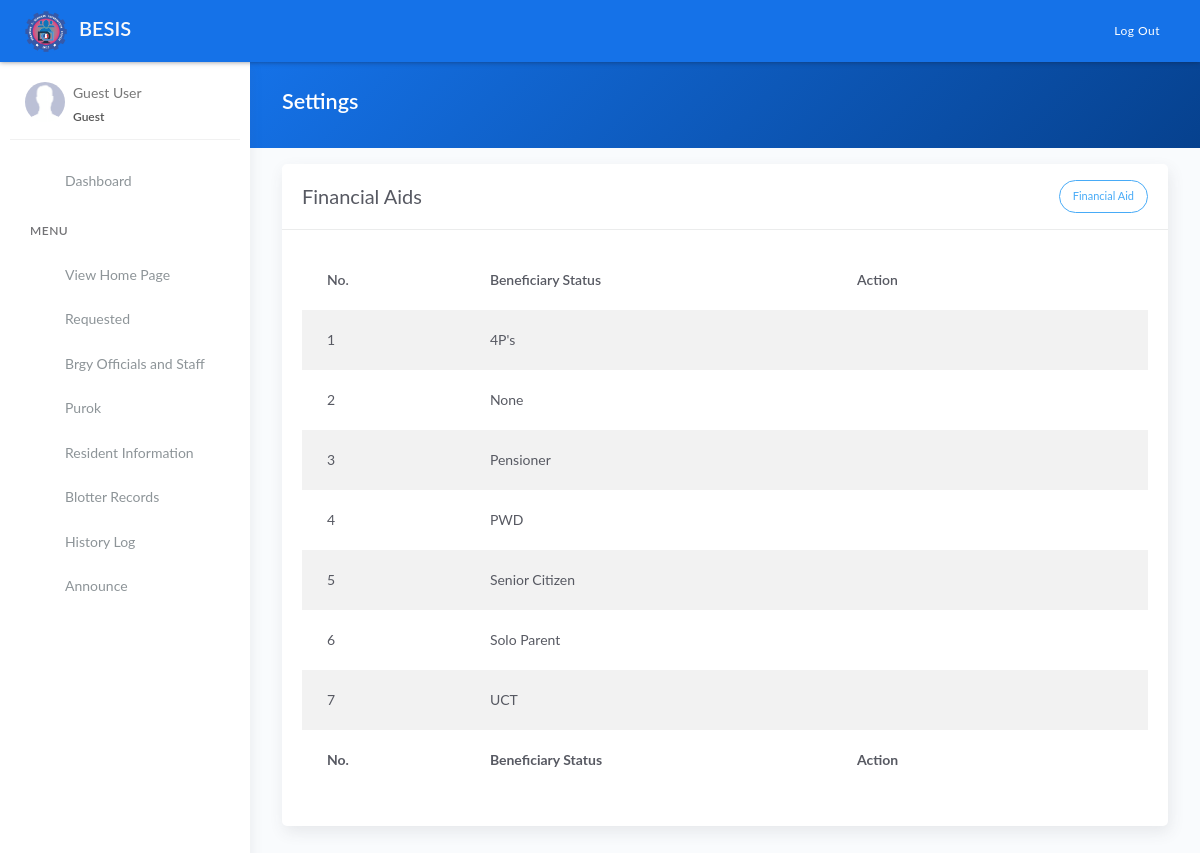
The app's page /financial-aids.php with its own data.
### tables this page shows
CREATE TABLE `status` (
  `stat_id` int(11) NOT NULL AUTO_INCREMENT,
  `status_name` varchar(255) NOT NULL,
  PRIMARY KEY (`stat_id`)
);

### financial-aids.php (the view, shortened to what this page needs)
<?php include 'server/server.php' ?>
<?php
    $query = "SELECT * FROM status ORDER BY `status_name`";
    $result = $conn->query($query);
    $purok = array();
	while($row = $result->fetch_assoc()){
		$purok[] = $row;
	}
?>
<!DOCTYPE html>
<html lang="en">
<head>
	<?php include 'templates/header.php' ?>
</head>
<body>
	<div class="wrapper">
		<?php include 'templates/main-header.php' ?>
		<?php include 'templates/sidebar.php' ?>
		<div class="main-panel">
			<div class="content">
				<div class="panel-header bg-primary-gradient">
					<div class="page-inner">
						<div class="d-flex align-items-left align-items-md-center flex-column flex-md-row">
							<div>
								<h2 class="text-white fw-bold">Settings</h2>
							</div>
						</div>
					</div>
				</div>
				<div class="page-inner">
					<div class="row mt--2">
						<div class="col-md-12">
                            <div class="card">
								<div class="card-header">
									<div class="card-head-row">
										<div class="card-title">Financial Aids</div>
                                        <div class="card-tools">
                                            <a href="#add_financial" class="btn btn-info btn-border btn-round btn-sm" data-toggle="modal">
                                                                    <i class="fa fa-plus"></i>Financial Aid</a>
                                        </div>
									</div>
								</div>
								<div class="card-body">
                                    <div class="table-responsive">
                                        <table class="table table-striped">
                                            <thead>
                                                <tr>
                                                    <th scope="col">No.</th>
                                                    <th scope="col">Beneficiary Status</th>
                                                    <th scope="col">Action</th>
                                                </tr>
                                            </thead>
                                            <tbody>
                                                <?php if(!empty($purok)): ?>
                                                    <?php $no=1; foreach($purok as $row): ?>
                                                    <tr>
                                                        <td><?= $no ?></td>
                                                        <td><?= $row['status_name'] ?></td>
                                                        <td>
                                                            <div class="form-button-action">
                                                                <a type="button" href="#edit" data-toggle="modal" class="btn btn-link btn-primary" title="Edit Beneficiary Status" onclick="editBeneficiary(this)"
                                                                    data-name="<?= $row['status_name'] ?>" data-id="<?= $row['stat_id'] ?>">
                                                                </a>
                                                                <a type="button" data-toggle="tooltip" href="model/remove_financial-aids.php?id=<?= $row['stat_id'] ?>" onclick="return confirm('Are you sure you want to delete this Beneficiary Status?');" class="btn btn-link btn-danger" data-original-title="Remove">
                                                                </a>
                                                            </div>
                                                        </td>
                                                    </tr>
                                                    <?php $no++; endforeach ?>
                                                <?php else: ?>
                                                    <tr>
                                                        <td colspan="4" class="text-center">No Available Data</td>
                                                    </tr>
                                                <?php endif ?>
                                            </tbody>
                                            <tfoot>
                                                <tr>
                                                    <th scope="col">No.</th>
                                                    <th scope="col">Beneficiary Status</th>
                                                    <th scope="col">Action</th>
                                                </tr>
                                            </tfoot>
                                        </table>
                                    </div>
								</div>
							</div>
						</div>
					</div>
				</div>
			</div>
		</div>
	</div>
</body>
</html>

### records on screen
status: status_name "4P's"
status: status_name "None"
status: status_name "Pensioner"
status: status_name "PWD"
status: status_name "Senior Citizen"
status: status_name "Solo Parent"
status: status_name "UCT"
